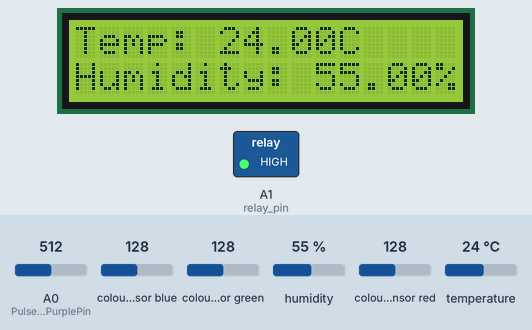
Bench run of a sketch on a simulated Arduino Uno, built with avr-gcc and run on an emulated ATmega328P. Parts: 16×2 character LCD, switched loads named in the sketch (green lamp = pin HIGH). Wiring (inferred from the names in the program): TCS3200 colour sensor: output pin 8; S2 pin 6; S3 pin 7; S0 pin 4; S1 pin 5. The inputs (shaded band) are chosen by the test bench; at power-on: temperature 24 °C, humidity 55 %, A0 (PulseSensorPurplePin) = 512, colour sensor blue 128, colour sensor green 128, colour sensor red 128. Pins used as bus, display or sensor lines are not drawn; what the sketch prints to the serial monitor is not drawn.

Above: at 1.2 s.
1.3 s: temperature set to 30 °C
At 2.2 s:
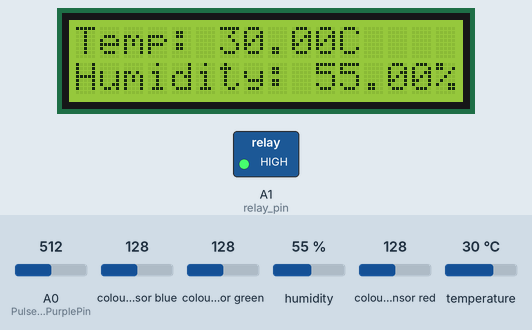
2.9 s: temperature set to 33 °C
At 3.6 s:
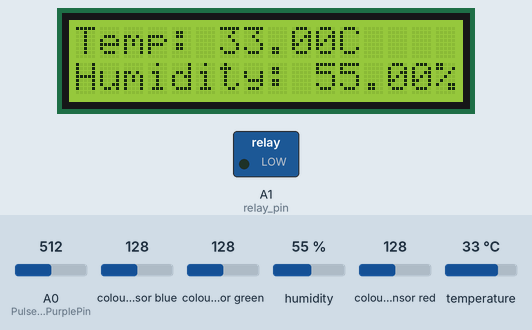
4.5 s: humidity set to 22 %
At 4.9 s:
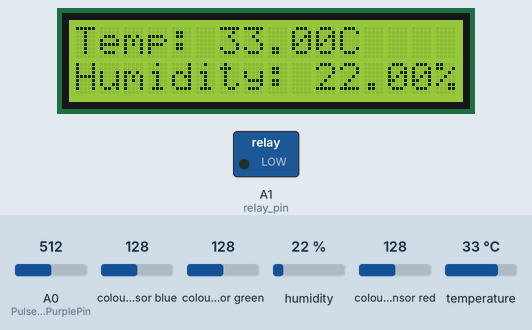
6.1 s: humidity set to 40 %
At 7.5 s:
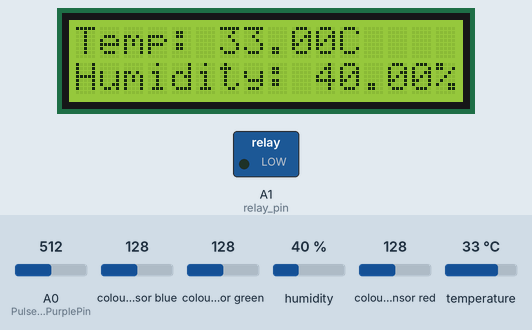
Timing chart, 0 to 8.7 s (numbered marks = the images above; inputs shaded):
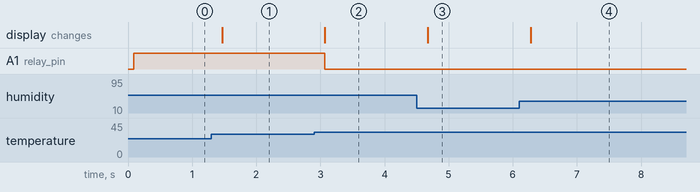

Measured:
- the behaviour switches between 31 and 32 °C on temperature (found by bisection; images 1 and 2)
- after the input at 1.3 s, the display: changes after 0.17 s (image 1)
- after the input at 2.9 s, A1 (relay_pin): HIGH → LOW after 0.17 s; the display: changes after 0.17 s (image 2)
- after the input at 4.5 s, the display: changes after 0.17 s (image 3)
- after the input at 6.1 s, the display: changes after 0.18 s (image 4)

The sketch:

Code.ino
```cpp
#include <Adafruit_Sensor.h>
#include <LiquidCrystal.h>
#include <dht.h>

// Define color sensor pins
#define S0 4
#define S1 5
#define S2 6
#define S3 7
#define sensorOut 8

unsigned long humiditySensorPreviousMillis = 0;
const unsigned long humiditySensorInterval = 20;
unsigned long pulseSensorPreviousMillis = 0;
const unsigned long pulseSensorInterval = 20;
unsigned long colorSensorPreviousMillis = 0;
const unsigned long colorSensorInterval = 20;

int PulseSensorPurplePin = A0;
int Signal;

// Variables for Color Pulse Width Measurements
int redPW = 0;
int greenPW = 0;
int bluePW = 0;

dht DHT;
const int RS = 2, EN = 3, D4 = 10, D5 = 11, D6 = 12, D7 = 13;
LiquidCrystal lcd(RS, EN, D4, D5, D6, D7);   // Set Uno pins that are connected to LCD, 4-bit mode
const int relay_pin = A1;  // Relay pin connected to the LED

void setup() {
  // pinMode(buzzer, OUTPUT); // Set buzzer - pin 0 as an output
  pinMode(0, OUTPUT);
  pinMode(S0, OUTPUT);
  pinMode(S1, OUTPUT);
  pinMode(S2, OUTPUT);
  pinMode(S3, OUTPUT);
  digitalWrite(S0, HIGH);
  digitalWrite(S1, LOW);
  pinMode(sensorOut, INPUT);

  Serial.begin(9600);

  lcd.begin(16, 2);
  pinMode(relay_pin, OUTPUT);
}

void loop() {
  unsigned long currentMillis = millis();

  // Humidity and temperature function
  if (currentMillis - humiditySensorPreviousMillis >= humiditySensorInterval) {
    humiditySensorPreviousMillis = currentMillis;
    updateHumidityAndTemperature();
  }

  // Pulse sensor function
  if (currentMillis - pulseSensorPreviousMillis >= pulseSensorInterval) {
    pulseSensorPreviousMillis = currentMillis;
    readPulseSensor();
  }

  // Color sensor function
  if (currentMillis - colorSensorPreviousMillis >= colorSensorInterval) {
    colorSensorPreviousMillis = currentMillis;
    readColorSensor();
  }
}

void updateHumidityAndTemperature() {
  int readDHT = DHT.read11(9);    // Grab 40-bit data packet from DHT sensor

  // Control relay based on temperature
  if (DHT.temperature > 31) {
    digitalWrite(relay_pin, LOW); // LED OFF
  } else {
    digitalWrite(relay_pin, HIGH); // LED ON
  }

  lcd.setCursor(0, 0);
  lcd.print("Temp: ");
  lcd.print(DHT.temperature);
  lcd.print("C");
  lcd.setCursor(0, 1);
  lcd.print("Humidity: ");
  lcd.print(DHT.humidity);
  lcd.print("%");
  delay(200);
}

void readPulseSensor() {
  Signal = analogRead(PulseSensorPurplePin);
  Serial.println(Signal);  // Print the signal value for debugging

  // Send the signal value to the plotter (for example, in the format "S,123")
  Serial.print("S,");
  Serial.println(Signal);
}

void readColorSensor() {
  redPW = getRedPW();
  greenPW = getGreenPW();
  bluePW = getBluePW();

  Serial.print("Red: ");
  Serial.print(redPW);
  Serial.print(" Green: ");
  Serial.print(greenPW);
  Serial.print(" Blue: ");
  Serial.print(bluePW);

  // Check if the color is yellow
  if ((120 < redPW) && (redPW < 160) && (greenPW > 160) && (greenPW < 220) && (bluePW > 160) && (bluePW < 210)) {
    Serial.print(" Yellow");
  } else if ((110 < redPW) && (redPW < 170) && (greenPW > 170) && (greenPW < 210) && (bluePW > 140) && (bluePW < 180)) {
    Serial.print(" Light Yellow");
  } else {
    Serial.print(" Unknown");
  }
}

int getRedPW() {
  digitalWrite(S2, LOW);
  digitalWrite(S3, LOW);
  int PW;
  PW = pulseIn(sensorOut, LOW);
  return PW;
}

int getGreenPW() {
  digitalWrite(S2, HIGH);
  digitalWrite(S3, HIGH);
  int PW;
  PW = pulseIn(sensorOut, LOW);
  return PW;
}

int getBluePW() {
  digitalWrite(S2, LOW);
  digitalWrite(S3, HIGH);
  int PW;
  PW = pulseIn(sensorOut, LOW);
  return PW;
}
```
